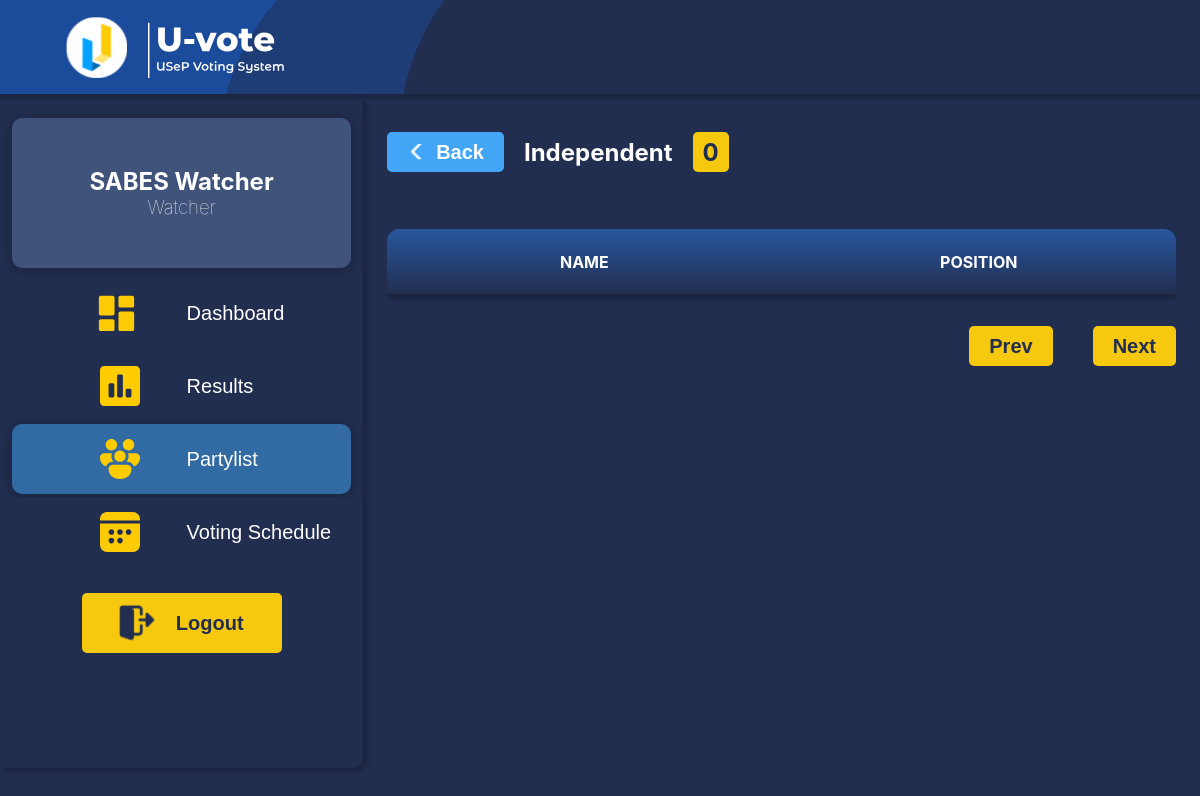
Page /ViewPartylist.php (signed in) on the committed database.
### tables this page shows
CREATE TABLE IF NOT EXISTS `users` (
  `usep_ID` int NOT NULL,
  `username` varchar(255) NOT NULL,
  `userpass` varchar(255) NOT NULL,
  `LName` varchar(255) NOT NULL,
  `FName` varchar(255) NOT NULL,
  `usertype` varchar(50) NOT NULL,
  `User_status` varchar(50) NOT NULL,
  `last_heartbeat` timestamp NULL DEFAULT NULL,
  `logged_out` tinyint(1) DEFAULT '0',
  PRIMARY KEY (`usep_ID`)
);

CREATE TABLE IF NOT EXISTS `list_partylist` (
  `prty_ID` int NOT NULL AUTO_INCREMENT,
  `name_partylist` varchar(55) NOT NULL,
  PRIMARY KEY (`prty_ID`)
);

### ViewPartylist.php (the view, shortened to what this page needs)
<?php
include "DBSession.php";
$usertype = $_SESSION['usertype'];
$username = $_SESSION['username'];
$sql = "SELECT FName, LName FROM users WHERE username = ? AND usertype = ?";
$stmt = $conn->prepare($sql);
$stmt->bind_param("ss", $username, $usertype);
$stmt->execute();
$stmt->bind_result($FName, $LName);
if (isset($_GET['prty_ID'])) {
    $prty_ID = $_GET['prty_ID'];
} else {
    $prty_ID = 1;
}
?>
<!DOCTYPE html>
<html lang="en">
<head>
</head>
<body>
    <header>
        <div class="logoName">
            <img id="Logo" src="U-Vote Logo.svg" alt="Logo">
            <img id="Name" src="U-Vote Name.svg" alt="Name">
        </div>
    </header>
    <div class="bodycontainer">
        <div class="menu">
            <div class="accounttag">
                <h2 class="username"><?php echo $FName . " " . $LName ?></h2>
                <h3 class="usertype"><?php echo $usertype ?></h3>
            </div>
            <div class="buttonContainer">
                <button title="Dashboard" onclick="switchHTML('Dashboard.php')">
                    <div><img src="dashboard.svg" alt="dashboard icon"></div>
                    <div>Dashboard</div>
                </button>
                <button id="RESULTS" title="Results" onclick="switchHTML('Results.php')">
                    <div><img src="result.svg" alt="result icon"></div>
                    <div>Results</div>
                </button>
                <button title="Partylists" id="selected">
                    <div><img src="partylist.svg" alt="partylist icon"></div>
                    <div>Partylist</div>
                </button>
                <button id="SCHEDULE" title="Voting Schedule" onclick="switchHTML('Schedule.php')">
                    <div><img src="schedule.svg" alt="calendar icon"></div>
                    <div>Voting Schedule</div>
                </button>
                <br>
                <button id="logout" class="Logoutbutton" title="Logout">
                    <div><img src="logout.svg" alt="log out icon"></div>
                    <div>Logout</div>
                </button>
            </div>
        </div>
        <div class="content">
            <div class="contenthead">
                <div class="titlecontainer">
                    <div>
                        <button onclick="switchHTML('Partylist.php')" id="backbutton"><img src="backIcon.svg" alt="plus icon">Back</button>
                    </div>
                    <?php
                    $sql1 = "SELECT name_partylist FROM list_partylist WHERE prty_ID = ?";
                    $stmt = $conn->prepare($sql1);
                    $stmt->bind_param("i", $prty_ID);
                    $stmt->execute();
                    $result = $stmt->get_result();
                    if ($result->num_rows > 0) {
                        $row = $result->fetch_assoc();
                    ?>
                        <div>
                            <h2 class="banner"><?php echo htmlspecialchars($row["name_partylist"]); ?></h2>
                        </div>
                    <?php
                    } else {
                        echo "<div><h2 class='banner'>Party list not found</h2></div>";
                    }
                    ?>
                    <div class="yellowBG">
                        <h2 id="rowNumbershow">0</h2>
                    </div>
                </div>
            </div>
            <div class="tableandnav">
                <div class="tablecontainer">
                    <table id="Results">
                        <tr class="trheader">
                            <th class="thfirst">NAME</th>
                            <th class="thlast">POSITION</th>
                        </tr>
                    </table>
                </div>
                <div class="navTable">
                    <div class="prevcontainer">
                        <button id="prevButton" onclick="navigateRows(-1)">Prev</button>
                    </div>
                    <div class="pageIndicator" id="pageNumbers">
                    </div>
                    <div class="nextcontainer">
                        <button id="nextButton" onclick="navigateRows(1)">Next</button>
                    </div>
                </div>
            </div>
        </div>
    </div>
</body>
</html>

### rows in the picture
users: FName "SABES", LName "Watcher"
list_partylist: name_partylist "Independent"

### other values in the picture
$usertype "Watcher"
